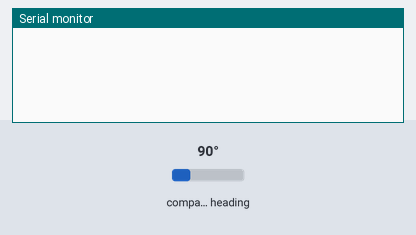
A sketch run on a simulated Arduino Uno, built with avr-gcc and run on an emulated ATmega328P. On the bench: the last lines printed to the serial monitor. Wiring (inferred from the names in the program): HMC5883L compass at I2C address 0x1E. The test bench sets the inputs (shaded band); at power-on: compass heading 90°.

Above: at 1.2 s.
1.3 s: compass heading set to 7°
At 2.1 s:
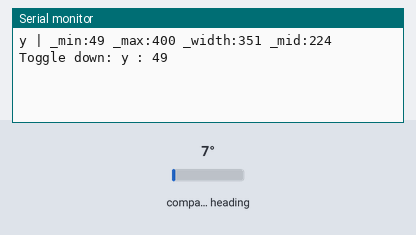
2.8 s: compass heading set to 90°
At 3.3 s:
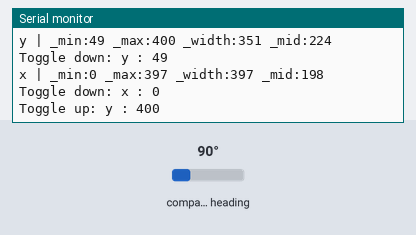
4.3 s: compass heading set to 352°
At 5.7 s:
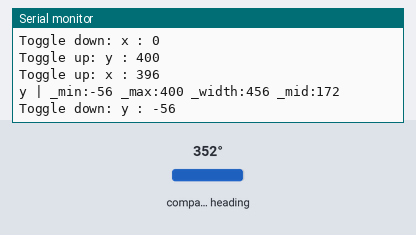

The sketch:

ArduinoWaterMeter.ino
```cpp
// (licence header left out)
//Modified by Owen Duffy 2013/12/10 for Arduino 1.05 compatibility

#include <Wire.h> //I2C Arduino Library
#include "axis.h"

#define address 0x1E //0011110b, I2C 7bit address of HMC5883

Axis xaxis('x');
Axis yaxis('y');
Axis zaxis('z');

void setup(){
//Initialize Serial and I2C communications
    Serial.begin(115200);
    Wire.begin();

    //Put the HMC5883 IC into the correct operating mode
    Wire.beginTransmission(address); //open communication with HMC5883
    Wire.write(0x00); //select CRA register
//    Wire.write(0x78); //8-average, 15 Hz default, normal measurement
    Wire.write(0x18); //1-average, 75 Hz default, normal measurement
    Wire.endTransmission();

    Wire.beginTransmission(address); //open communication with HMC5883
    Wire.write(0x01); //select CRB register
    Wire.write(0xA0); //Gain=5, or any other desired gain
    Wire.endTransmission();

    Wire.beginTransmission(address); //open communication with HMC5883
    Wire.write(0x02); //select mode register
    Wire.write(0x00); //continuous measurement mode
    Wire.endTransmission();

    delay(6);

    //pinMode(pin, INPUT);
    //attachInterrupt(digitalPinToInterrupt(pin), readdata, CHANGE);
}

void loop(){

    int x,y,z; //triple axis data

    //Tell the HMC5883 where to begin reading data
    Wire.beginTransmission(address);
    Wire.write(0x03); //select register 3, X MSB register
    Wire.endTransmission();


    //Read data from each axis, 2 registers per axis
    Wire.requestFrom(address, 6);
    if(6<=Wire.available()){
        x = Wire.read()<<8; //X msb
        x |= Wire.read(); //X lsb
        z = Wire.read()<<8; //Z msb
        z |= Wire.read(); //Z lsb
        y = Wire.read()<<8; //Y msb
        y |= Wire.read(); //Y lsb
/*
        Serial.print("x|"); Serial.print(x - xaxis.prevValue());
        Serial.print("|y|"); Serial.print(y - yaxis.prevValue());
        Serial.print("|z|"); Serial.println(z - zaxis.prevValue());
  */
/*        Serial.print("x|"); Serial.print(x);
        Serial.print("|y|"); Serial.print(y);
        Serial.print("|z|"); Serial.println(z);
  */
        xaxis.Set(x);
        yaxis.Set(y);
        zaxis.Set(z);

        delay(14);
    }


}

void readdata(){

  Serial.println("readdata");
}
```

axis.cpp
```cpp
#include "Arduino.h"
#include "axis.h"

#define CALCOUNT 30

Axis::Axis(char letter)
{
  _min=32767;
  _max=-32767;
  _minchanged=1;
  _maxchanged=1;
  _count=CALCOUNT;
  _caldir=-1;
  _dir=0;
  _calibrating=1;
  _firstcal = 1;
  _letter = letter;
  _width = -1;
  _prevvalue = 0;
  _firstvalue = 1;
}

int Axis::prevValue()
{
  return _prevvalue;
}

void Axis::Set(int value)
{
  //Serial.print(_letter);
  //Serial.print(": ");
  //Serial.println(value);

    if (value == _prevvalue) {
      return;
    }
    _minchanged = 0;
    _maxchanged = 0;

    if (value < _min) {
      _min = value;
      _minchanged=1;
      //Serial.print(_letter);
      //Serial.print(" : New min: ");
      //Serial.println(_newmin);
    }

    if (value > _max) {
      _max = value;
      _maxchanged=1;
      //Serial.print(_letter);
      //Serial.print(" : New max: ");
      //Serial.println(_newmax);
    }

    if ((_minchanged ==1) || (_maxchanged == 1)) {

      int tmpwidth = abs(_max - _min);
      if ((tmpwidth >= _width) && (tmpwidth > 10)) {
        _width = tmpwidth;

        _newmin = _min + (_width / 10);
        _newmax = _max - (_width / 10);

        _mid = _min + ((_max - _min) /2);
        Serial.print(_letter); Serial.print(" | ");
        Serial.print("_min:"); Serial.print(_min);
        Serial.print(" _max:"); Serial.print(_max);
        Serial.print(" _width:"); Serial.print(_width);
        Serial.print(" _mid:"); Serial.println(_mid);
        _firstcal = 0;
      }
    }

  if (_firstcal == 0) {
    if ((value < _newmin) && (_dir > -1)) {
      _dir = -1;
      Serial.print("Toggle down: ");
      Serial.print(_letter);
      Serial.print(" : ");
      Serial.println(value);
    }
    if ((value > _newmax) && (_dir < 1)) {
      _dir = 1;
      Serial.print("Toggle up: ");
      Serial.print(_letter);
      Serial.print(" : ");
      Serial.println(value);
    }
  }

  _prevvalue = value;
}
```

axis.h
```cpp
#ifndef axis_h
#define axis_h

#include "Arduino.h"

class Axis
{
  public:
    Axis(char letter);
    void Set(int value);
    int prevValue();
  private:
    int _max;
    int _min;
    int _mid;
    int _newmax;
    int _newmin;
    int _minchanged;
    int _maxchanged;
    int _count;
    int _dir;
    int _caldir;
    int _calibrating;
    int _firstcal;
    char _letter;
    int _width;
    int _prevvalue;
    int _firstvalue;
};

#endif
```

Measured:
- after the input at 1.3 s, the serial monitor: prints a new line at once (image 1)
- after the input at 2.8 s, the serial monitor: prints a new line at once (image 2)
- after the input at 4.3 s, the serial monitor: prints a new line at once (image 3)
